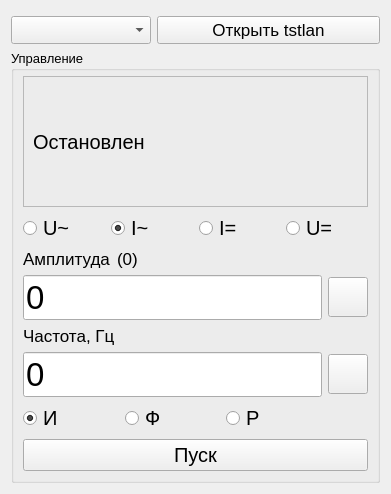
<?xml version="1.0" encoding="UTF-8"?>
<ui version="4.0">
 <class>Form</class>
 <widget class="QWidget" name="Form">
  <property name="geometry">
   <rect>
    <x>0</x>
    <y>0</y>
    <width>391</width>
    <height>494</height>
   </rect>
  </property>
  <property name="windowTitle">
   <string>Form</string>
  </property>
  <layout class="QVBoxLayout" name="verticalLayout">
   <item>
    <layout class="QHBoxLayout" name="horizontalLayout_2">
     <property name="topMargin">
      <number>5</number>
     </property>
     <item>
      <widget class="QComboBox" name="clb_list_combobox">
       <property name="sizePolicy">
        <sizepolicy hsizetype="Fixed" vsizetype="Fixed">
         <horstretch>0</horstretch>
         <verstretch>0</verstretch>
        </sizepolicy>
       </property>
       <property name="minimumSize">
        <size>
         <width>140</width>
         <height>0</height>
        </size>
       </property>
       <property name="font">
        <font>
         <pointsize>13</pointsize>
        </font>
       </property>
      </widget>
     </item>
     <item>
      <widget class="QPushButton" name="open_tstlan_button">
       <property name="font">
        <font>
         <pointsize>13</pointsize>
        </font>
       </property>
       <property name="text">
        <string>Открыть tstlan</string>
       </property>
      </widget>
     </item>
    </layout>
   </item>
   <item>
    <widget class="QGroupBox" name="control_box">
     <property name="font">
      <font>
       <pointsize>10</pointsize>
      </font>
     </property>
     <property name="title">
      <string>Управление</string>
     </property>
     <property name="flat">
      <bool>true</bool>
     </property>
     <layout class="QVBoxLayout" name="verticalLayout_2">
      <property name="topMargin">
       <number>5</number>
      </property>
      <item>
       <widget class="QFrame" name="frame">
        <property name="frameShape">
         <enum>QFrame::StyledPanel</enum>
        </property>
        <property name="frameShadow">
         <enum>QFrame::Plain</enum>
        </property>
        <layout class="QVBoxLayout" name="verticalLayout_3">
         <item>
          <widget class="QLabel" name="clb_state_label">
           <property name="sizePolicy">
            <sizepolicy hsizetype="Expanding" vsizetype="Preferred">
             <horstretch>0</horstretch>
             <verstretch>0</verstretch>
            </sizepolicy>
           </property>
           <property name="font">
            <font>
             <pointsize>15</pointsize>
            </font>
           </property>
           <property name="text">
            <string>Остановлен</string>
           </property>
           <property name="scaledContents">
            <bool>false</bool>
           </property>
          </widget>
         </item>
        </layout>
       </widget>
      </item>
      <item>
       <layout class="QHBoxLayout" name="horizontalLayout">
        <item>
         <widget class="QRadioButton" name="acv_radio">
          <property name="font">
           <font>
            <pointsize>15</pointsize>
           </font>
          </property>
          <property name="text">
           <string>U~</string>
          </property>
          <property name="checked">
           <bool>false</bool>
          </property>
          <attribute name="buttonGroup">
           <string notr="true">buttonGroup</string>
          </attribute>
         </widget>
        </item>
        <item>
         <widget class="QRadioButton" name="aci_radio">
          <property name="font">
           <font>
            <pointsize>15</pointsize>
           </font>
          </property>
          <property name="text">
           <string>I~</string>
          </property>
          <property name="checked">
           <bool>true</bool>
          </property>
          <attribute name="buttonGroup">
           <string notr="true">buttonGroup</string>
          </attribute>
         </widget>
        </item>
        <item>
         <widget class="QRadioButton" name="dci_radio">
          <property name="font">
           <font>
            <pointsize>15</pointsize>
           </font>
          </property>
          <property name="text">
           <string>I=</string>
          </property>
          <attribute name="buttonGroup">
           <string notr="true">buttonGroup</string>
          </attribute>
         </widget>
        </item>
        <item>
         <widget class="QRadioButton" name="dcv_radio">
          <property name="font">
           <font>
            <pointsize>15</pointsize>
           </font>
          </property>
          <property name="text">
           <string>U=</string>
          </property>
          <attribute name="buttonGroup">
           <string notr="true">buttonGroup</string>
          </attribute>
         </widget>
        </item>
       </layout>
      </item>
      <item>
       <layout class="QGridLayout" name="gridLayout">
        <item row="5" column="0">
         <widget class="QEditCopyButton" name="frequency_edit">
          <property name="sizePolicy">
           <sizepolicy hsizetype="Expanding" vsizetype="Fixed">
            <horstretch>1</horstretch>
            <verstretch>0</verstretch>
           </sizepolicy>
          </property>
          <property name="font">
           <font>
            <pointsize>25</pointsize>
           </font>
          </property>
          <property name="text">
           <string>0</string>
          </property>
         </widget>
        </item>
        <item row="3" column="0">
         <widget class="QEditCopyButton" name="amplitude_edit">
          <property name="sizePolicy">
           <sizepolicy hsizetype="Expanding" vsizetype="Fixed">
            <horstretch>1</horstretch>
            <verstretch>0</verstretch>
           </sizepolicy>
          </property>
          <property name="font">
           <font>
            <pointsize>25</pointsize>
           </font>
          </property>
          <property name="styleSheet">
           <string notr="true"/>
          </property>
          <property name="text">
           <string>0</string>
          </property>
         </widget>
        </item>
        <item row="6" column="0">
         <layout class="QHBoxLayout" name="horizontalLayout_5">
          <item>
           <widget class="QRadioButton" name="source_mode_radio">
            <property name="font">
             <font>
              <pointsize>15</pointsize>
             </font>
            </property>
            <property name="text">
             <string>И</string>
            </property>
            <property name="checked">
             <bool>true</bool>
            </property>
            <attribute name="buttonGroup">
             <string notr="true">buttonGroup_2</string>
            </attribute>
           </widget>
          </item>
          <item>
           <widget class="QRadioButton" name="fixed_mode_radio">
            <property name="font">
             <font>
              <pointsize>15</pointsize>
             </font>
            </property>
            <property name="text">
             <string>Ф</string>
            </property>
            <attribute name="buttonGroup">
             <string notr="true">buttonGroup_2</string>
            </attribute>
           </widget>
          </item>
          <item>
           <widget class="QRadioButton" name="detuning_radio">
            <property name="font">
             <font>
              <pointsize>15</pointsize>
             </font>
            </property>
            <property name="text">
             <string>Р</string>
            </property>
            <attribute name="buttonGroup">
             <string notr="true">buttonGroup_2</string>
            </attribute>
           </widget>
          </item>
         </layout>
        </item>
        <item row="5" column="1">
         <widget class="QPushButton" name="apply_frequency_button">
          <property name="sizePolicy">
           <sizepolicy hsizetype="Minimum" vsizetype="Fixed">
            <horstretch>0</horstretch>
            <verstretch>0</verstretch>
           </sizepolicy>
          </property>
          <property name="maximumSize">
           <size>
            <width>40</width>
            <height>40</height>
           </size>
          </property>
          <property name="font">
           <font>
            <pointsize>20</pointsize>
           </font>
          </property>
          <property name="text">
           <string/>
          </property>
          <property name="icon">
           <iconset resource="../resources/icons.qrc">
            <normaloff>:/icons/icons/ok.png</normaloff>:/icons/icons/ok.png</iconset>
          </property>
          <property name="iconSize">
           <size>
            <width>35</width>
            <height>35</height>
           </size>
          </property>
         </widget>
        </item>
        <item row="4" column="0">
         <widget class="QLabel" name="label_6">
          <property name="font">
           <font>
            <pointsize>13</pointsize>
           </font>
          </property>
          <property name="text">
           <string>Частота, Гц</string>
          </property>
          <property name="alignment">
           <set>Qt::AlignBottom|Qt::AlignLeading|Qt::AlignLeft</set>
          </property>
         </widget>
        </item>
        <item row="3" column="1">
         <widget class="QPushButton" name="apply_amplitude_button">
          <property name="maximumSize">
           <size>
            <width>40</width>
            <height>40</height>
           </size>
          </property>
          <property name="font">
           <font>
            <pointsize>20</pointsize>
           </font>
          </property>
          <property name="text">
           <string/>
          </property>
          <property name="icon">
           <iconset resource="../resources/icons.qrc">
            <normaloff>:/icons/icons/ok.png</normaloff>
            <normalon>:/icons/icons/ok.png</normalon>
            <activeon>:/icons/icons/ok.png</activeon>
            <selectedoff>:/icons/icons/ok.png</selectedoff>
            <selectedon>:/icons/icons/ok.png</selectedon>:/icons/icons/ok.png</iconset>
          </property>
          <property name="iconSize">
           <size>
            <width>35</width>
            <height>35</height>
           </size>
          </property>
          <property name="flat">
           <bool>false</bool>
          </property>
         </widget>
        </item>
        <item row="0" column="0">
         <layout class="QHBoxLayout" name="horizontalLayout_3">
          <item>
           <widget class="QLabel" name="label_5">
            <property name="sizePolicy">
             <sizepolicy hsizetype="Fixed" vsizetype="Preferred">
              <horstretch>0</horstretch>
              <verstretch>0</verstretch>
             </sizepolicy>
            </property>
            <property name="font">
             <font>
              <pointsize>13</pointsize>
             </font>
            </property>
            <property name="text">
             <string>Амплитуда</string>
            </property>
            <property name="alignment">
             <set>Qt::AlignBottom|Qt::AlignLeading|Qt::AlignLeft</set>
            </property>
           </widget>
          </item>
          <item>
           <widget class="QLabel" name="fast_adc_label">
            <property name="sizePolicy">
             <sizepolicy hsizetype="Expanding" vsizetype="Preferred">
              <horstretch>0</horstretch>
              <verstretch>0</verstretch>
             </sizepolicy>
            </property>
            <property name="font">
             <font>
              <pointsize>13</pointsize>
             </font>
            </property>
            <property name="text">
             <string>(0)</string>
            </property>
            <property name="alignment">
             <set>Qt::AlignBottom|Qt::AlignLeading|Qt::AlignLeft</set>
            </property>
           </widget>
          </item>
         </layout>
        </item>
       </layout>
      </item>
      <item>
       <widget class="QPushButton" name="enable_button">
        <property name="font">
         <font>
          <pointsize>15</pointsize>
         </font>
        </property>
        <property name="styleSheet">
         <string notr="true"/>
        </property>
        <property name="text">
         <string>Пуск</string>
        </property>
        <property name="iconSize">
         <size>
          <width>25</width>
          <height>25</height>
         </size>
        </property>
        <property name="checkable">
         <bool>true</bool>
        </property>
        <property name="autoDefault">
         <bool>true</bool>
        </property>
       </widget>
      </item>
     </layout>
    </widget>
   </item>
  </layout>
 </widget>
 <customwidgets>
  <customwidget>
   <class>QEditCopyButton</class>
   <extends>QLineEdit</extends>
   <header>custom_widgets.CustomLineEdit</header>
  </customwidget>
 </customwidgets>
 <resources>
  <include location="../resources/icons.qrc"/>
 </resources>
 <connections/>
 <buttongroups>
  <buttongroup name="buttonGroup"/>
  <buttongroup name="buttonGroup_2"/>
 </buttongroups>
</ui>
